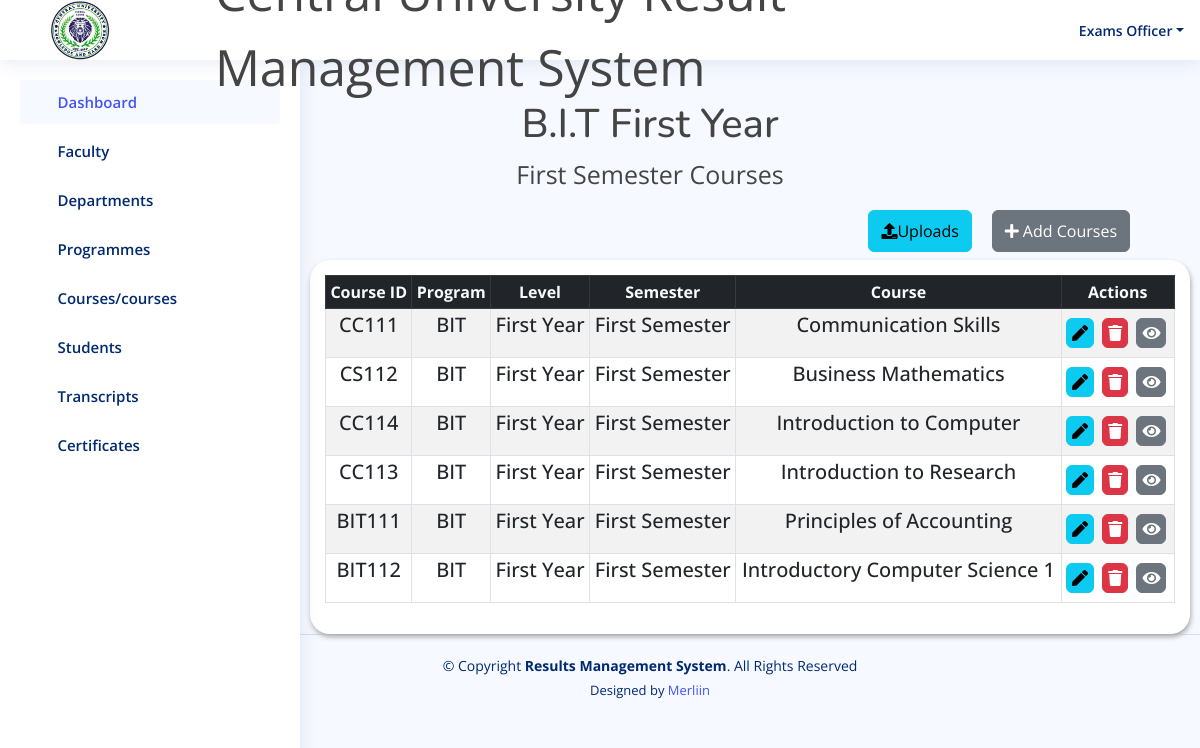
Page /result/bit_year1_first_semester/ (signed in) on the committed database.
### result/models.py (models this page shows, shortened)
class bit_year1_semester1(models.Model):
    code = models.CharField(max_length=50)
    program = models.ForeignKey(Program, on_delete=models.CASCADE)
    level = models.CharField(max_length=20, choices=YEAR1_LEVEL1 )
    semester = models.CharField(max_length=20,choices=YEAR1_SEMESTER1)
    course = models.CharField(max_length=50)

class Program(models.Model):
    program = models.CharField(max_length=100)
    department = models.ForeignKey(Department, on_delete=models.CASCADE)
    def __str__(self):
        return self.program

### result/views.py (the view)
# urls.py: path('bit_year1_first_semester/', views.bit_year1_first_semester, name='bit_year1_first_semester'),
@login_required(login_url='login')
def bit_year1_first_semester(request):
    bit_yr1_sem1 = bit_year1_semester1.objects.all()
    if request.method == 'POST':
        form = BitCourseForm1(request.POST)
        if form.is_valid():
            course = form.cleaned_data['course']
            if bit_year1_semester1.objects.filter(course=course).exists():
                messages.error(request, f"'{course}' already exists!")
                return redirect('bit_year1_first_semester')  # Redirect back to the faculty page without saving the form
            form.save()
            messages.success(request, "Course has been added!")
            return redirect('bit_year1_first_semester')
    else:
        form = BitCourseForm1()
    return render(request, 'result/bit_year1_first_semester.html', {'bit_yr1_sem1': bit_yr1_sem1, 'form': form})

### templates/result/bit_year1_first_semester.html (shortened to what this page needs)
{% load static %}
<!DOCTYPE html>
<html lang="en">
<head>
  <link href="https://cdn.datatables.net/v/bs5/jszip-2.5.0/dt-1.13.4/b-2.3.6/b-html5-2.3.6/b-print-2.3.6/datatables.min.css" rel="stylesheet"/>
   <link rel="stylesheet" href="https://cdnjs.cloudflare.com/ajax/libs/font-awesome/5.15.4/css/all.min.css" />
  <link href="{% static 'assets/vendor/bootstrap/css/bootstrap.min.css' %}" rel="stylesheet">
  <link href="{% static 'assets/vendor/bootstrap-icons/bootstrap-icons.css' %}" rel="stylesheet">
  <link href="{% static 'assets/vendor/boxicons/css/boxicons.min.css' %}" rel="stylesheet">
  <link href="{% static 'assets/vendor/quill/quill.snow.css' %}" rel="stylesheet">
  <link href="{% static 'assets/vendor/quill/quill.bubble.css' %}" rel="stylesheet">
  <link href="{% static 'assets/vendor/remixicon/remixicon.css' %}" rel="stylesheet">
  <link href="{% static 'assets/vendor/simple-datatables/style.css' %}" rel="stylesheet">
  <link href="{% static 'assets/style.css'%}" rel="stylesheet">
  <link rel="stylesheet" href="{% static 'assets/css/result.css' %}">
</head>
<body>
 <header id="header" class="header fixed-top d-flex align-items-center">
  <div class="d-flex align-items-center justify-content-between">
    <img style="width: 60px; margin-left: -250px; margin-right: 50px; margin-top: 30px; margin-bottom:30px;"  src="{% static 'assets/img/cusl.jpeg' %}" alt="">
    <i class="bi bi-list toggle-sidebar-btn"></i>
  </div>
  <div class="search-bar">
   <marquee style="font-size: 50px;" behavior="" direction="">Central University Result Management System</marquee>
  </div>
  <nav class="header-nav ms-auto">
    <ul class="d-flex align-items-center">
      <li class="nav-item dropdown pe-3">
        <a class="nav-link nav-profile d-flex align-items-center pe-0" href="#" data-bs-toggle="dropdown">
          <span class="d-none d-md-block dropdown-toggle ps-2">Exams Officer</span>
        </a>
      </li>
    </ul>
  </nav>
</header>
 <aside id="sidebar" class="sidebar">
  <ul class="sidebar-nav" id="sidebar-nav">
    <li class="nav-item">
      <a class="nav-link " href="{% url 'admin1' %}">
        <i class="bi bi-grid"></i>
        <span>Dashboard</span>
      </a>
    </li>
    <li class="nav-item">
      <a class="nav-link collapsed" data-bs-target="#components-nav" data-bs-toggle="collapse" href="#">
        <i class="bi bi-menu-button-wide"></i><span>Faculty</span><i class="bi bi-chevron-down ms-auto"></i>
      </a>
    </li>
    <li class="nav-item">
      <a class="nav-link collapsed" data-bs-target="#forms-nav" data-bs-toggle="collapse" href="#">
        <i class="bi bi-journal-text"></i><span>Departments</span><i class="bi bi-chevron-down ms-auto"></i>
      </a>
    </li>
    <li class="nav-item">
      <a class="nav-link collapsed" data-bs-target="#tables-nav" data-bs-toggle="collapse" href="#">
        <i class="bi bi-layout-text-window-reverse"></i><span>Programmes</span><i class="bi bi-chevron-down ms-auto"></i>
      </a>
    </li>
    <li class="nav-item">
      <a class="nav-link collapsed" data-bs-target="#charts-nav" data-bs-toggle="collapse" href="#">
        <i class="bi bi-bar-chart"></i><span>Courses/courses</span><i class="bi bi-chevron-down ms-auto"></i>
      </a>
    </li>
    <li class="nav-item">
      <a class="nav-link collapsed" data-bs-target="#icon-nav" data-bs-toggle="collapse" href="#">
        <i class="bi bi-person"></i><span>Students</span><i class="bi bi-chevron-down ms-auto"></i>
      </a>
    </li>
    <li class="nav-item">
      <a class="nav-link collapsed" data-bs-target="#iconnavi" data-bs-toggle="collapse" href="#">
        <i class="bi bi-person"></i><span>Transcripts</span><i class="bi bi-chevron-down ms-auto"></i>
      </a>
    </li>
    <li class="nav-item">
      <a class="nav-link collapsed" data-bs-target="#iconnav" data-bs-toggle="collapse" href="#">
        <i class="bi bi-person"></i><span>Certificates</span><i class="bi bi-chevron-down ms-auto"></i>
      </a>
    </li>
  </ul>
</aside>
    <div class="container" style="margin-top:100px;">
            <div class="col-md-12">
                <h1 class="text-center" style="margin-left:100px;">B.I.T First Year</h1>
                <p class="text-center" style="margin-left:100px; font-size: 25px;">First Semester Courses</p>
            </div>
        </div>
        <div class="row">
          <div class="col-md-12">
              <div class="d-flex justify-content-end">
                <a href="{% url 'upload_bit_course1' %}" class="btn btn-info btn mb-2  py-2"
                   style="margin-right:20px;" type="submit">
                  <i class="fa fa-upload" aria-hidden="true"></i>Uploads</a>
                  <a href="" class="btn btn-secondary btn mb-2  py-2"
                  data-bs-toggle="modal" data-bs-target="#exampleModalt" style="margin-right:70px;">
                  <i class="fas fa-plus">&nbsp;</i>Add Courses</a>
              </div>
          </div>
      </div>
        <div class="row ml-5 pl-5">
            <div class="col-12">
                <div class="data_table" style="margin-left:310px; margin-right: 10px;">
                    <table id="example" class="table table-striped table-bordered table-sm" >
                        <thead class="table-dark text-center text-light">
                            <tr>
                                <th  class="text-center">Course ID</th>
                                <th  class="text-center">Program</th>
                                <th  class="text-center">Level</th>
                                <th  class="text-center">Semester</th>
                                <th  class="text-center">Course</th>
                                <th  class="text-center">Actions</th>
                            </tr>
                        </thead>
                        <tbody  class="text-center h5">
                          {% for obj in bit_yr1_sem1%}
                            <tr>
                                <td>{{obj.code }}</td>
                                <td>{{obj.program }}</td>
                                <td>{{obj.level }}</td>
                                <td>{{obj.semester }}</td>
                                <td>{{obj.course }}</td>
                                    <td>
                                        <a href="{% url 'edit_bit_year1_first_semester' obj.id%}" class="btn btn-info" title="Edit Patient">
                                            <i class="fas fa-pen"></i>
                                        </a>
                                        <a href="{% url 'delete_bit_year1_first_semester' obj.id%}"  class="btn btn-danger" title="Edit Patient">
                                            <i class="fas fa-trash"></i>
                                        </a>
                                        <a href="{% url 'view_bit_year1_first_semester' obj.id%}"  class="btn btn-secondary" title="Edit Patient">
                                            <i class="fas fa-eye"></i>
                                        </a>
                                    </td>
                            </tr>
                            {% endfor %}
                        </tbody>
                    </table>
                </div>
            </div>
        </div>
  <footer id="footer" class="footer" style="margin-left: 100px;">
    <div class="copyright" >
      &copy; Copyright <strong><span>Results Management System</span></strong>. All Rights Reserved
    </div>
    <div class="credits">
      Designed by <a href="">Merliin</a>
    </div>
  </footer>
</body>
</html>

### static/assets/style.css (style rules this page uses)
:root { scroll-behavior: smooth; }
body { font-family: "Open Sans", sans-serif; background: #f6f9ff; color: #444444; }
a { color: #4154f1; text-decoration: none; }
h1, h2, h3, h4, h5, h6 { font-family: "Nunito", sans-serif; }
.header { transition: all 0.5s; z-index: 997; height: 60px; box-shadow: 0px 2px 20px rgba(1, 41, 112, 0.1); background-color: #fff; padding-left: 20px; }
.header .toggle-sidebar-btn { font-size: 32px; padding-left: 10px; cursor: pointer; color: #012970; }
.header .search-bar { min-width: 360px; padding: 0 20px; }
.header-nav ul { list-style: none; }
.header-nav>ul { margin: 0; padding: 0; }
.header-nav .nav-profile { color: #012970; }
.header-nav .nav-profile span { font-size: 14px; font-weight: 600; }
.sidebar { position: fixed; top: 60px; left: 0; bottom: 0; width: 300px; z-index: 996; transition: all 0.3s; padding: 20px; overflow-y: auto; scrollbar-width: thin; scrollbar-color: #aab7cf transparent; box-shadow: 0px 0px 20px rgba(1, 41, 112, 0.1); background-color: #fff; }
@media (min-width: 1200px) { #main, #footer { margin-left: 300px; } }
.sidebar-nav { padding: 0; margin: 0; list-style: none; }
.sidebar-nav li { padding: 0; margin: 0; list-style: none; }
.sidebar-nav .nav-item { margin-bottom: 5px; }
.sidebar-nav .nav-link { display: flex; align-items: center; font-size: 15px; font-weight: 600; color: #4154f1; transition: 0.3; background: #f6f9ff; padding: 10px 15px; border-radius: 4px; }
.sidebar-nav .nav-link i { font-size: 16px; margin-right: 10px; color: #4154f1; }
.sidebar-nav .nav-link.collapsed { color: #012970; background: #fff; }
.sidebar-nav .nav-link.collapsed i { color: #899bbd; }
.sidebar-nav .nav-link .bi-chevron-down { margin-right: 0; transition: transform 0.2s ease-in-out; }
.footer { padding: 20px 0; font-size: 14px; transition: all 0.3s; border-top: 1px solid #cddfff; }
.footer .copyright { text-align: center; color: #012970; }
.footer .credits { padding-top: 5px; text-align: center; font-size: 13px; color: #012970; }

### static/assets/css/result.css (style rules this page uses)
.data_table { background: #fff; padding: 15px; box-shadow: 1px 3px 5px #aaa; border-radius: 20px; }
.data_table .btn { padding: 2px 5px; margin: 5px 3px 5px 0; }

### rows in the picture
bit_year1_semester1: code "CC111", program "BIT", level "First Year", semester "First Semester", course "Communication Skills"
bit_year1_semester1: code "CS112", program "BIT", level "First Year", semester "First Semester", course "Business Mathematics"
bit_year1_semester1: code "CC114", program "BIT", level "First Year", semester "First Semester", course "Introduction to Computer"
bit_year1_semester1: code "CC113", program "BIT", level "First Year", semester "First Semester", course "Introduction to Research"
bit_year1_semester1: code "BIT111", program "BIT", level "First Year", semester "First Semester", course "Principles of Accounting"
bit_year1_semester1: code "BIT112", program "BIT", level "First Year", semester "First Semester", course "Introductory Computer Science 1"
